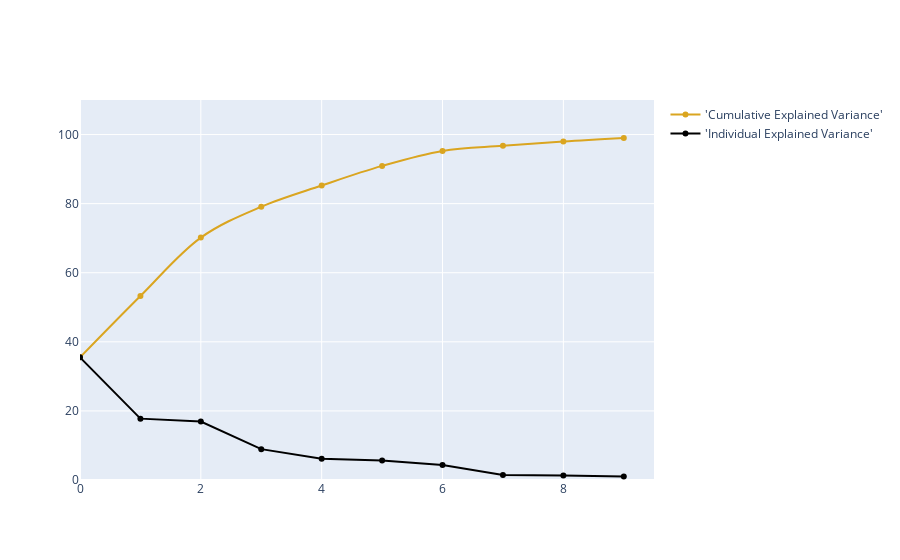

The code cell stored with this chart in its notebook:
### Code cell
trace1 = go.Scatter(
    x=list(range(10)),
    y= cum_var_exp,
    mode='lines+markers',
    hoverinfo= "all",
    name="'Cumulative Explained Variance'",
    line=dict(
        shape='spline',
        color = 'goldenrod'
    )
)
trace2 = go.Scatter(
    x=list(range(10)),
    y= var_exp,
    hoverinfo= "all",
    mode='lines+markers',
    name="'Individual Explained Variance'",
    line=dict(
        shape='linear',
        color = 'black'
    )
)
fig = tls.make_subplots(insets=[{'cell': (1,1), 'l': 0.7, 'b': 0.3}],
                          print_grid=True)

fig.append_trace(trace1, 1, 1)
fig.append_trace(trace2,1,1)
fig.layout.xaxis = dict(range=[0, 9.5])
fig.layout.yaxis = dict(range=[0, 110])

py.iplot(fig, filename='inset example')

### Figure 1 — Plotly figure (JSON) as saved in the notebook; plotly's stock layout.template omitted (floating-point values rounded to 4 significant figures; data arrays with more than 128 entries replaced by an {"elided": "..."} marker saying what was removed)
{"data": [{"hoverinfo": "all", "line": {"color": "goldenrod", "shape": "spline"}, "mode": "lines+markers", "name": "'Cumulative Explained Variance'", "type": "scatter", "x": [0, 1, 2, 3, 4, 5, 6, 7, 8, 9], "xaxis": "x", "y": {"elided": "9123 float values"}, "yaxis": "y"}, {"hoverinfo": "all", "line": {"color": "black", "shape": "linear"}, "mode": "lines+markers", "name": "'Individual Explained Variance'", "type": "scatter", "x": [0, 1, 2, 3, 4, 5, 6, 7, 8, 9], "xaxis": "x", "y": {"elided": "9123 float values"}, "yaxis": "y"}], "layout": {"xaxis": {"range": [0, 9.5]}, "xaxis2": {"anchor": "y2", "domain": [0.7, 1]}, "yaxis": {"range": [0, 110]}, "yaxis2": {"anchor": "x2", "domain": [0.3, 1]}}}
